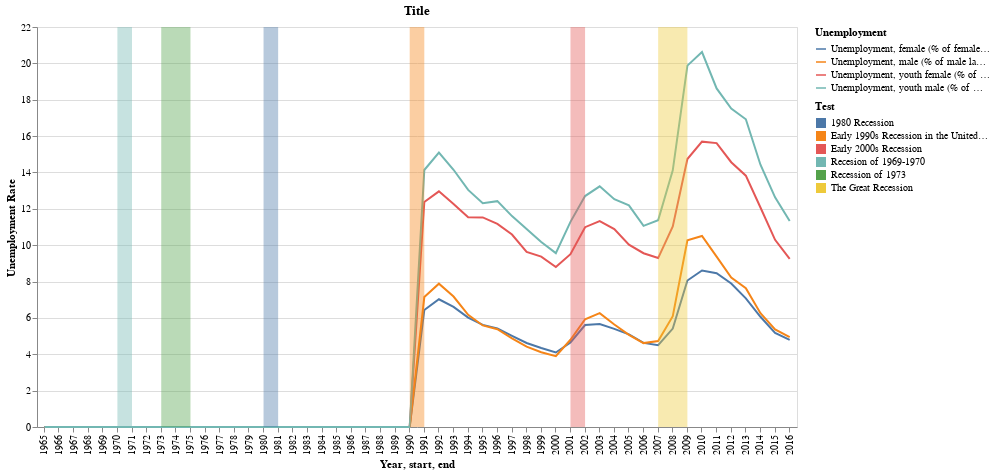

Notebook code for this chart:
### Markdown cell above
## Patents

### Code cell
df_pat = pd.melt(df_usa, id_vars=['Year'], value_vars=col[41:45],
                   var_name='Unemployment', value_name='Unemployment Rate')

# Remove 2017 year
df_pat = df_pat[(df_pat['Year'] != 2017) & (df_pat['Year'] > 1964)]


pat = alt.Chart(df_pat).mark_line().encode(
    x='Year:O',
    y='Unemployment Rate',
    color=alt.Color('Unemployment', legend=alt.Legend(title='Unemployment'))
    #tooltip=['Item1', 'Item2', 'Item3', 'Item4']
).properties(
    title='Title',
    width=760,
    height=400,
)#.interactive()

(pat + highlight).resolve_scale(color='independent')

### Figure 1 — Vega-Lite specification as saved in the notebook (floating-point values rounded to 4 significant figures; data arrays with more than 128 entries replaced by an {"elided": "..."} marker saying what was removed)
{"config": {"view": {"continuousWidth": 400, "continuousHeight": 300}}, "layer": [{"data": {"name": "data-292cb360e7d06541565ad9b68eb43fda"}, "mark": "line", "encoding": {"color": {"type": "nominal", "field": "Unemployment", "legend": {"title": "Unemployment"}}, "x": {"type": "ordinal", "field": "Year"}, "y": {"type": "quantitative", "field": "Unemployment Rate"}}, "height": 400, "title": "Title", "width": 760}, {"data": {"name": "data-4dcc2708c11ee7bcb6db96bf1ed714d3"}, "mark": {"type": "rect", "fillOpacity": 0.4}, "encoding": {"color": {"type": "nominal", "field": "event", "legend": {"title": "Test"}}, "x": {"type": "ordinal", "field": "start"}, "x2": {"field": "end"}}}], "resolve": {"scale": {"color": "independent"}}, "$schema": "https://vega.github.io/schema/vega-lite/v4.0.0.json", "datasets": {"data-292cb360e7d06541565ad9b68eb43fda": {"elided": "208 records"}, "data-4dcc2708c11ee7bcb6db96bf1ed714d3": [{"start": 1970, "end": 1971, "event": "Recesion of 1969-1970"}, {"start": 1973, "end": 1975, "event": "Recession of 1973"}, {"start": 1980, "end": 1981, "event": "1980 Recession"}, {"start": 1990, "end": 1991, "event": "Early 1990s Recession in the United States"}, {"start": 2001, "end": 2002, "event": "Early 2000s Recession"}, {"start": 2007, "end": 2009, "event": "The Great Recession"}]}}
